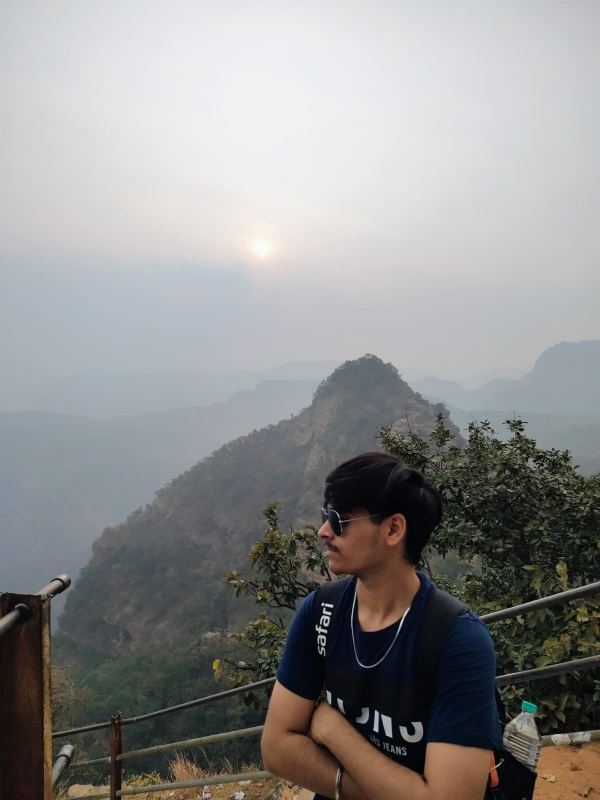
#> input picture input.jpeg, 1200 x 1600 px (shown at 1/2 size)
$ python image_processing.py
#> lines starting #> are read from the running program, lines starting #| are printed output that depends on the picture; after the words box and inside, x2 and y2 are one past the last pixel; in counts of white or black regions, pixels touching at a corner belong together
import cv2
import numpy as np
import matplotlib.pyplot as plt
import os
os.makedirs("outputs", exist_ok=True)
image = cv2.imread("input.jpeg")
#> image is the input picture: shape (1600, 1200, 3); mean B, G, R 141.6, 142, 142.2
if image is None:
    raise FileNotFoundError("input.jpg not found.")

image = cv2.cvtColor(image, cv2.COLOR_BGR2RGB)
def show_result(title, output, cmap=None):
    plt.figure(figsize=(10, 5))
    plt.subplot(1, 2, 1)
    if len(image.shape) == 3:
        plt.imshow(image)
    else:
        plt.imshow(image, cmap='gray')
    plt.title("Original")
    plt.axis("off")

    plt.subplot(1, 2, 2)
    if cmap:
        plt.imshow(output, cmap=cmap)
    else:
        plt.imshow(output)
    plt.title(title)
    plt.axis("off")

    plt.tight_layout()
    plt.savefig(f"outputs/{title}.png")
    plt.close()
# 1. Brightness Adjustment
brightness = cv2.convertScaleAbs(image, alpha=1.0, beta=60)
show_result("1_Brightness_Adjustment", brightness)
# 2. Contrast Adjustment
contrast = cv2.convertScaleAbs(image, alpha=1.7, beta=0)
show_result("2_Contrast_Adjustment", contrast)
# 3. Image Negative
negative = 255 - image
show_result("3_Image_Negative", negative)
# 4. Log Transformation
c = 255 / np.log(256)
log_img = c * np.log(1 + image.astype(np.float32))
log_img = np.array(log_img, dtype=np.uint8)
show_result("4_Log_Transformation", log_img)
# 5. Gamma Transformation
gamma = 2.2
gamma_img = np.array(255 * (image / 255.0) ** gamma, dtype=np.uint8)
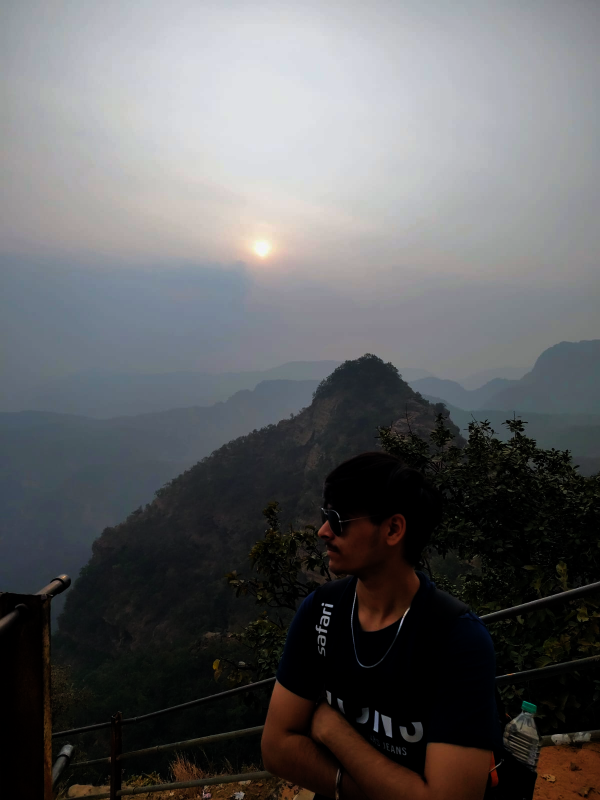
#> gamma_img: shape (1600, 1200, 3) (shown at 1/2 size); mean R, G, B 96.1, 96.4, 98.1
show_result("5_Gamma_Transformation", gamma_img)
# 6. Thresholding
gray = cv2.cvtColor(image, cv2.COLOR_RGB2GRAY)
_, thresh = cv2.threshold(gray, 127, 255, cv2.THRESH_BINARY)
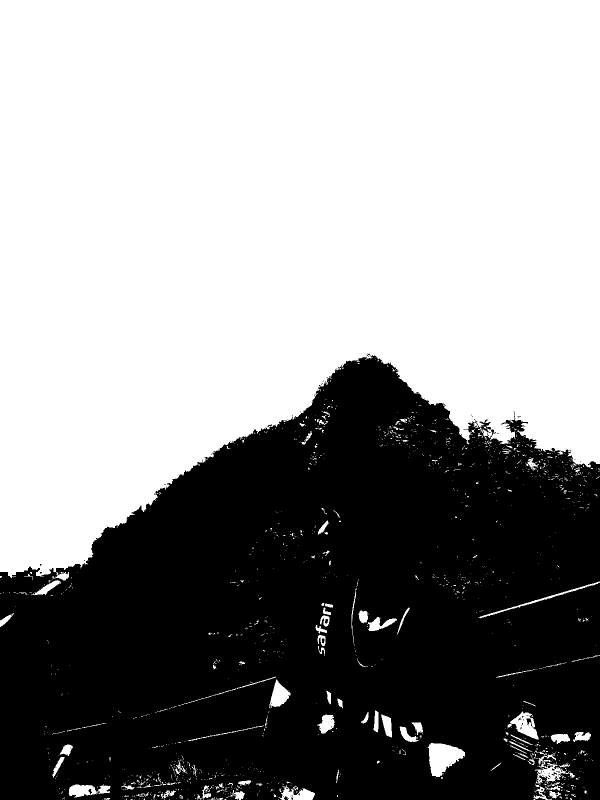
#> thresh: shape (1600, 1200) (shown at 1/2 size); 58.6% white; 121 black regions (114 under 20 px), largest, box (x1, y1, x2, y2) and area: (0, 710, 1200, 1600) 794583, (1053, 1437, 1065, 1454) 89, (568, 1593, 577, 1600) 44
plt.figure(figsize=(10,5))
plt.subplot(1,2,1)
plt.imshow(gray,cmap='gray')
plt.title("Original Gray")
plt.axis("off")
plt.subplot(1,2,2)
plt.imshow(thresh,cmap='gray')
plt.title("Threshold")
plt.axis("off")
plt.tight_layout()
plt.savefig("outputs/6_Thresholding.png")
plt.close()
# 7. Contrast Stretching
minimum = np.min(image)
#> minimum = 0
maximum = np.max(image)
#> maximum = 254
stretch = ((image - minimum) / (maximum - minimum) * 255).astype(np.uint8)
show_result("7_Contrast_Stretching", stretch)
# B. GEOMETRICAL TRANSFORMATIONS
rows, cols = image.shape[:2]
#> rows = 1600; cols = 1200
# 8. Translation
tx, ty = 100, 50
M = np.float32([[1, 0, tx], [0, 1, ty]])
translated = cv2.warpAffine(image, M, (cols, rows))
show_result("8_Translation", translated)
# 9. Scaling
scaled = cv2.resize(image, None, fx=1.5, fy=1.5)
show_result("9_Scaling", scaled)
# 10. Rotation
M = cv2.getRotationMatrix2D((cols / 2, rows / 2), 45, 1)
rotated = cv2.warpAffine(image, M, (cols, rows))
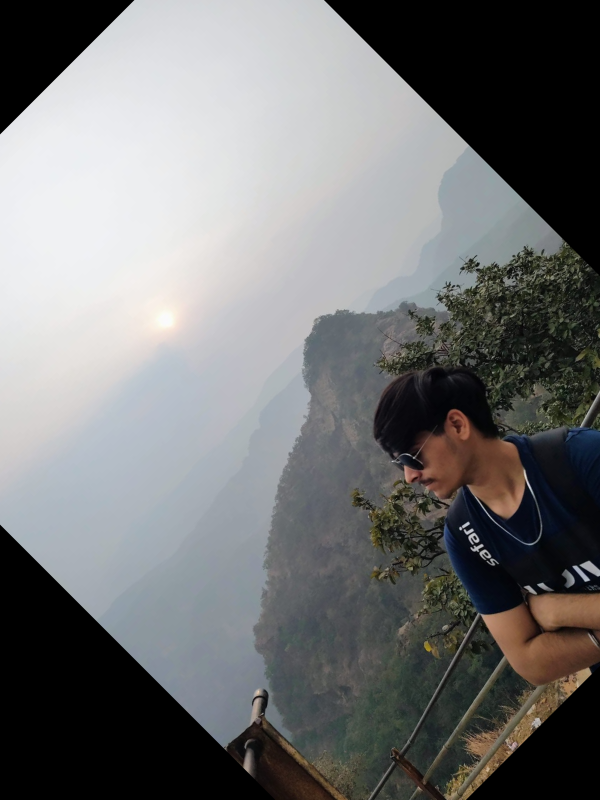
#> rotated: shape (1600, 1200, 3) (shown at 1/2 size); mean R, G, B 114.9, 115.6, 116
show_result("10_Rotation", rotated)
# 11. Horizontal Reflection
horizontal = cv2.flip(image, 1)
show_result("11_Horizontal_Reflection", horizontal)
# 12. Vertical Reflection
vertical = cv2.flip(image, 0)
show_result("12_Vertical_Reflection", vertical)
# 13. Reflection About Origin
origin = cv2.flip(image, -1)
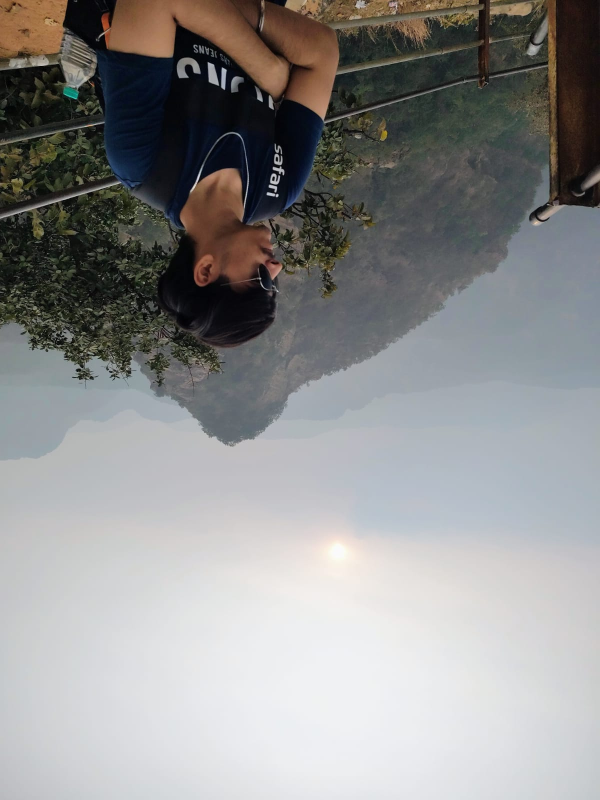
#> origin: shape (1600, 1200, 3) (shown at 1/2 size); mean R, G, B 142.2, 142, 141.6
show_result("13_Reflection_About_Origin", origin)
# 14. Shearing Along X-axis
M = np.float32([[1, 0.5, 0], [0, 1, 0]])
shear_x = cv2.warpAffine(image, M, (cols + 150, rows))
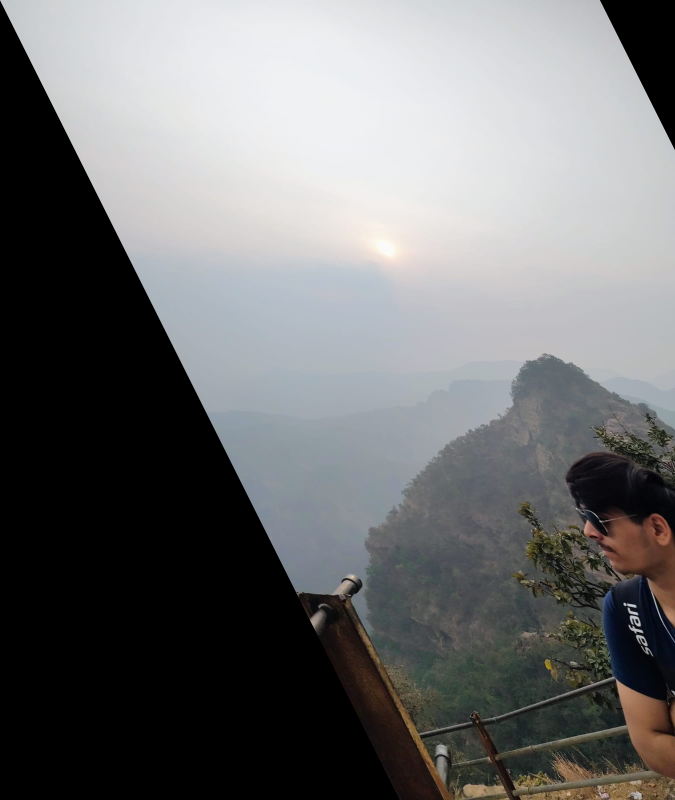
#> shear_x: shape (1600, 1350, 3) (shown at 1/2 size); mean R, G, B 111, 111.5, 112.2
show_result("14_Shear_X", shear_x)
# 15. Shearing Along Y-axis
M = np.float32([[1, 0, 0], [0.5, 1, 0]])
shear_y = cv2.warpAffine(image, M, (cols, rows + 150))
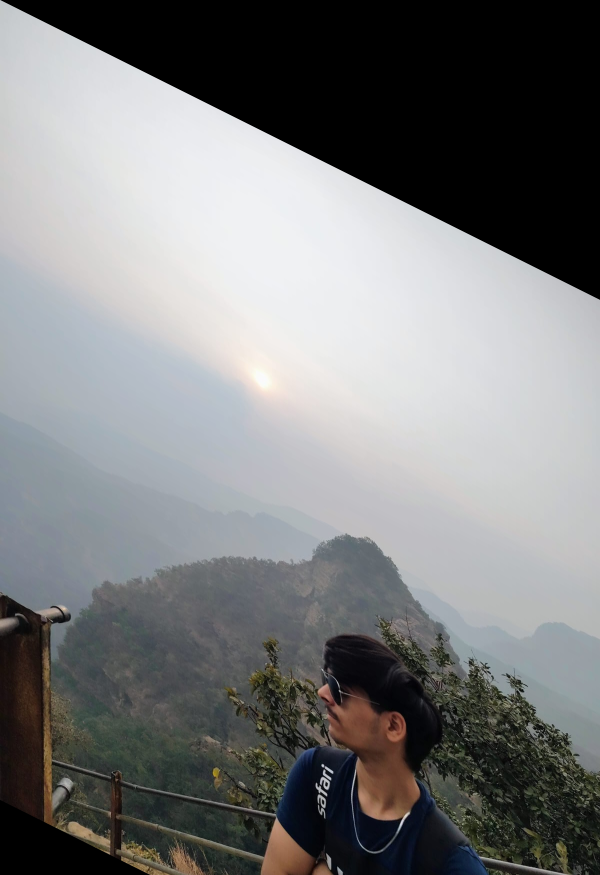
#> shear_y: shape (1750, 1200, 3) (shown at 1/2 size); mean R, G, B 123.3, 124.3, 125
show_result("15_Shear_Y", shear_y)
# 16. Affine Transformation
pts1 = np.float32([[50, 50], [200, 50], [50, 200]])
pts2 = np.float32([[10, 100], [200, 50], [100, 250]])
M = cv2.getAffineTransform(pts1, pts2)
affine = cv2.warpAffine(image, M, (cols, rows))
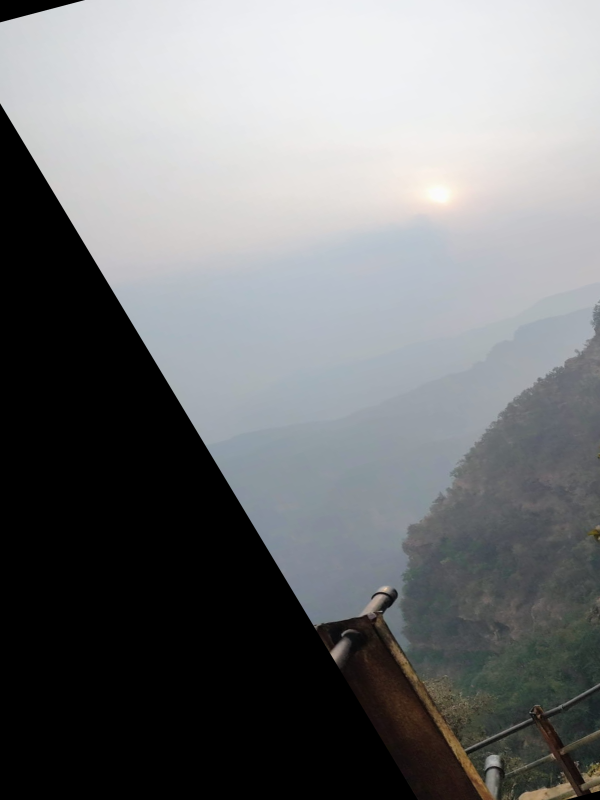
#> affine: shape (1600, 1200, 3) (shown at 1/2 size); mean R, G, B 116.5, 118, 119.6
show_result("16_Affine_Transformation", affine)
print("Done!")
print("All output images are saved in the outputs folder.")

$ run again, with 10_Rotation.png saved as input.jpeg
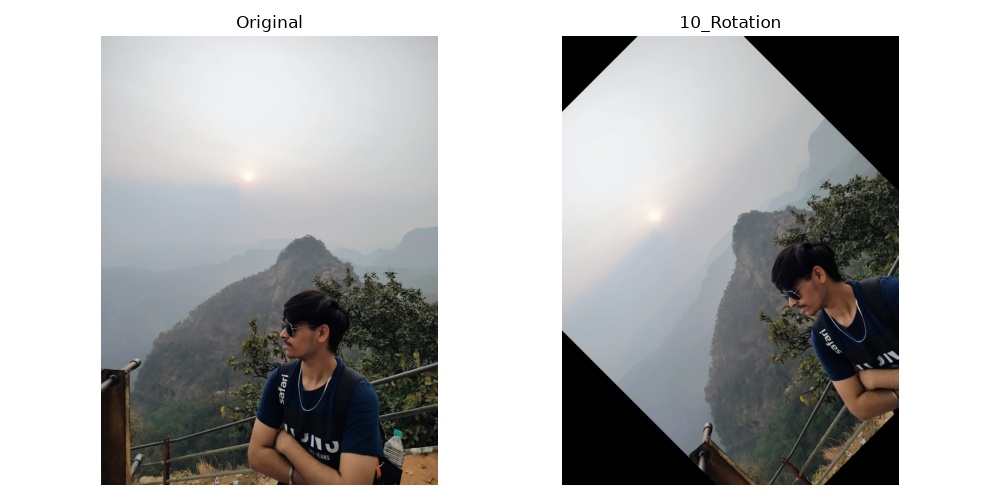
#> input picture 10_Rotation.png, 1000 x 500 px
#> image is the input picture: shape (500, 1000, 3); mean B, G, R 178.1, 178.1, 177.9
#> `_, thresh = cv2.threshold(gray, 127, 255, cv2.THRESH_BINARY)`:
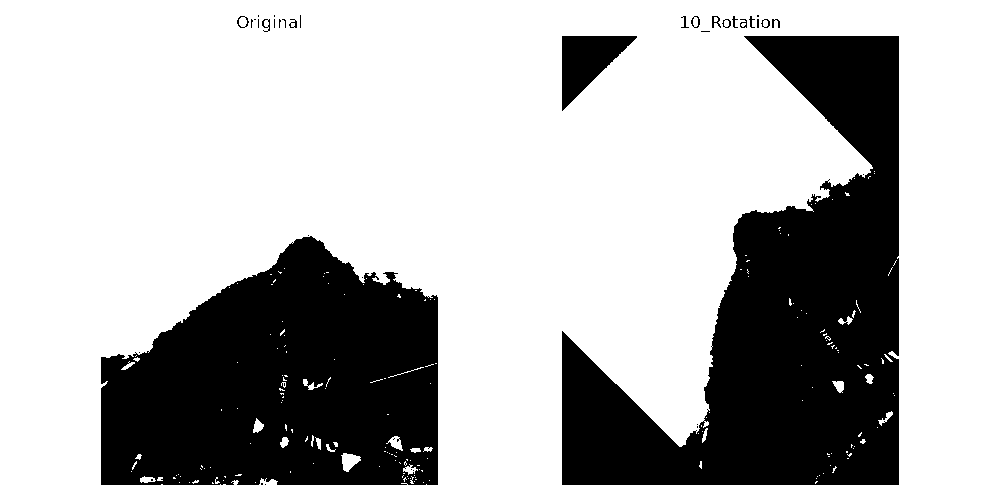
#> thresh: shape (500, 1000); 71.3% white; 40 black regions (25 under 20 px), largest, box (x1, y1, x2, y2) and area: (562, 36, 899, 485) 76457, (101, 236, 438, 485) 63352, (562, 36, 637, 111) 2871
#> minimum = 0
#> maximum = 255
#> `affine = cv2.warpAffine(image, M, (cols, rows))`:
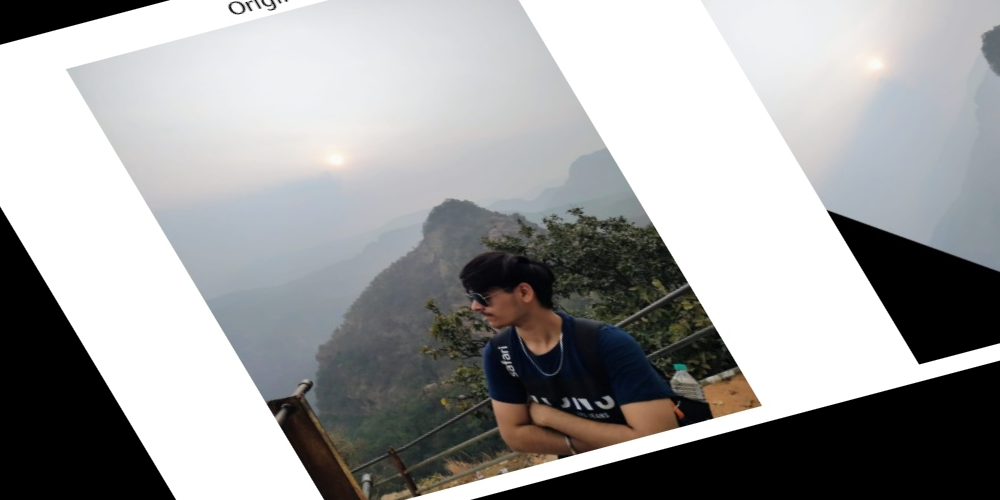
#> affine: shape (500, 1000, 3); mean R, G, B 158, 158.3, 158.6

$ run again, with 11_Horizontal_Reflection.png saved as input.jpeg
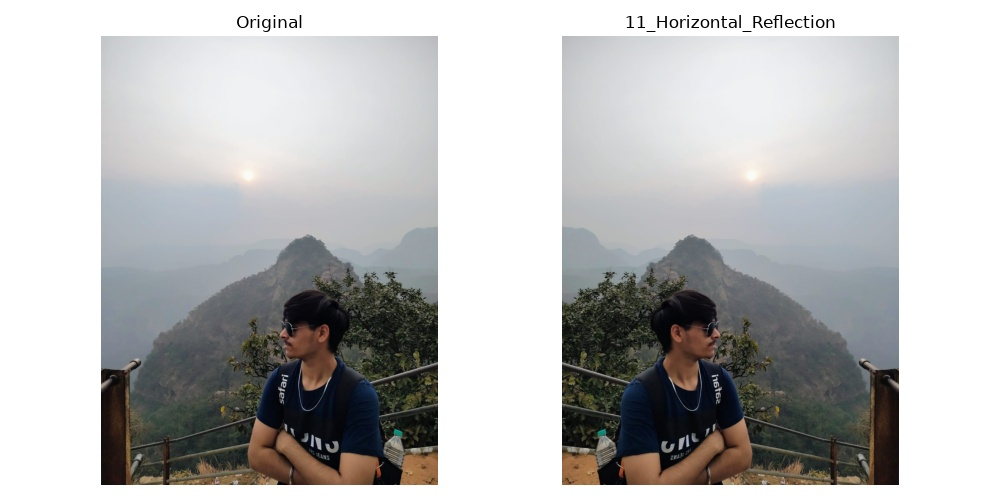
#> input picture 11_Horizontal_Reflection.png, 1000 x 500 px
#> image is the input picture: shape (500, 1000, 3); mean B, G, R 185.7, 185.9, 186
#> `_, thresh = cv2.threshold(gray, 127, 255, cv2.THRESH_BINARY)`:
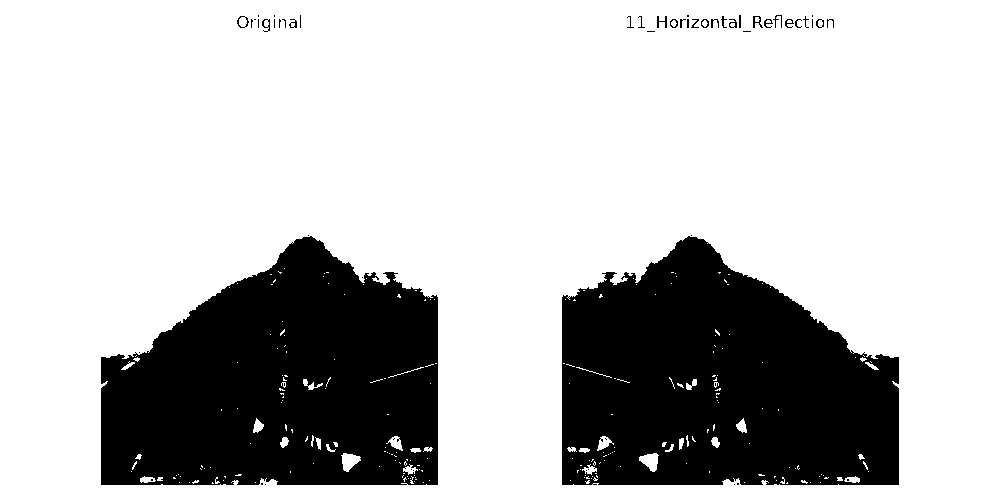
#> thresh: shape (500, 1000); 74.5% white; 57 black regions (34 under 20 px), largest, box (x1, y1, x2, y2) and area: (101, 236, 438, 485) 63352, (562, 236, 899, 485) 63345, (657, 16, 667, 28) 54
#> minimum = 0
#> maximum = 255
#> `affine = cv2.warpAffine(image, M, (cols, rows))`:
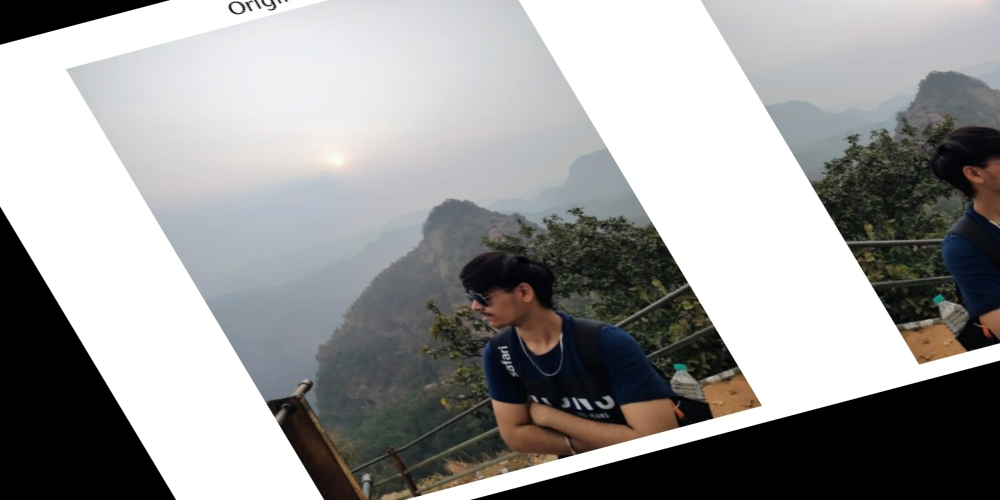
#> affine: shape (500, 1000, 3); mean R, G, B 152.4, 152.4, 152
